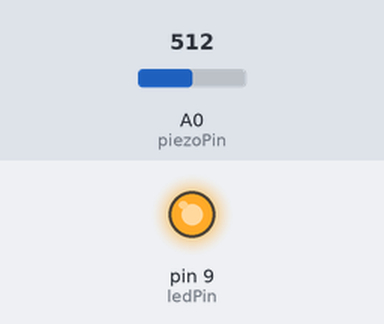
This sketch was run on a simulated Arduino Uno, built with avr-gcc and run on an emulated ATmega328P. On the bench: output pins drawn as LEDs (lit = HIGH). The inputs (shaded band) are chosen by the test bench; at power-on: A0 (piezoPin) = 512.

Above: at 1.2 s.
1.3 s: A0 (piezoPin) set to 73
2.8 s: A0 (piezoPin) set to 65
At 4.7 s:
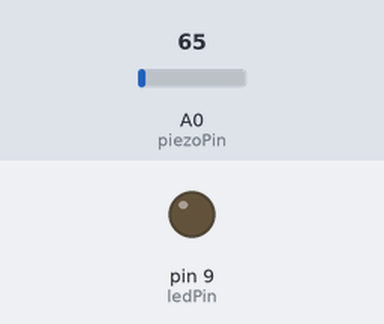
Timing chart, 0 to 6.2 s (numbered marks = the images above; inputs shaded):
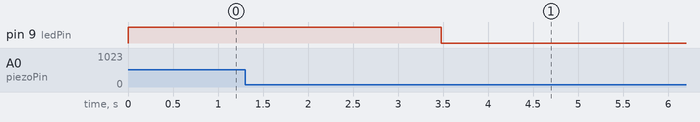

Measured:
- the behaviour switches between 70 and 69 on A0 (piezoPin) (found by bisection; images 0 and 1)
- after the input at 1.3 s, every drawn part: stays the same
- after the input at 2.8 s, pin 9 (ledPin): HIGH → LOW after 0.68 s

The sketch:

knock_sound_sensor.ino
```cpp
int ledPin = 9;
int piezoPin = A0;
int threshold = 70;
int sensorValue = 0;
float ledValue = 0;

void setup() {

  pinMode(ledPin, OUTPUT);
}
void loop() {

  sensorValue = analogRead(piezoPin);
  if (sensorValue >= threshold) {

  ledValue = 255;

  }
  analogWrite(ledPin, int(ledValue) ); // Write brightness value to LED
  ledValue = ledValue - 0.05; // turnoff the LED slowly
  if (ledValue <= 0) {

  ledValue = 0; }

}
```
